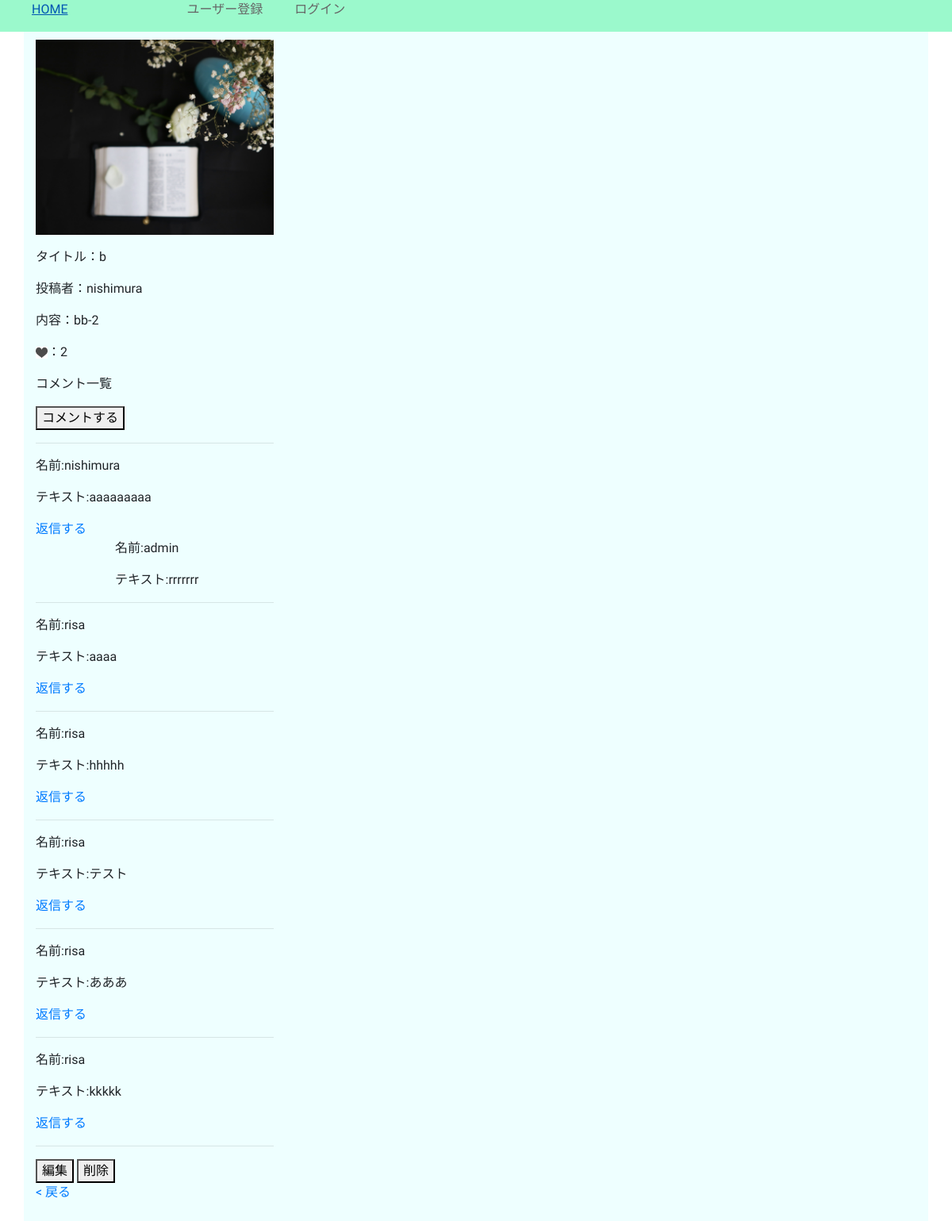
The page /detail/2/ on the database its author committed.
### boardapp/models.py (models this page shows, shortened)
class BoardModel(models.Model):
    title = models.CharField(max_length=100)
    content = models.TextField()
    author = models.CharField(max_length=100)
    images = models.ImageField(upload_to='')
    good = models.IntegerField(null=True, blank=True, default=0)
    created_at = models.DateTimeField(auto_now_add=True)
    updated_at = models.DateTimeField(auto_now=True)

class Comment(models.Model):
    name = models.CharField(max_length=100,blank=True)
    text = models.TextField()
    target = models.ForeignKey(BoardModel, null=True, on_delete=models.CASCADE)
    is_public = models.BooleanField(default=True)
    created_date = models.DateTimeField(default=timezone.now)

class Reply(models.Model):
    name = models.CharField(max_length=100,blank=True)
    text = models.TextField()
    target = models.ForeignKey(Comment,on_delete=models.CASCADE)
    is_public = models.BooleanField(default=True)
    created_date = models.DateTimeField(default=timezone.now)

### boardapp/views.py (the view)
# urls.py: path('detail/<int:pk>/', detailfunc, name='detail'),
def detailfunc(request, pk):
    object = BoardModel.objects.get(pk=pk)
    return render(request, 'detail.html', {'object':object})

### templates/detail.html
{% extends 'base.html' %}
{% load static %}
{% block customcss %}
<link rel="stylesheet" type='text/css' href="{% static 'home.css'%}">
{% endblock customcss %}
{% block header %}
<div class="header">
{% if user.is_authenticated %}
  <a href="{% url 'list' %}" class="text1">HOME</a>
  <a href="{% url 'create' %}" class="text2">新規投稿</a>
  <a href="{% url 'logout' %}" class="text3">ログアウト</a>
{% else %}
  <a href="{% url 'list' %}" class="text1">HOME</a>
  <a href="{% url 'signup' %}" class="text2">ユーザー登録</a>
  <a href="{% url 'login' %}" class="text3">ログイン</a>
{% endif %}
</div>
{% endblock header %}
{% block content %}
<div class="container">
  <div>
    <p><img src='{{ object.images.url }}' width=300 ></p>
    <p>タイトル：{{ object.title }}</p>
    <p>投稿者：{{ object.author }}</p>
    <p>内容：{{ object.content }}</p>
    <p><a href="{% url 'good' object.pk %}"><img src="{% static 'images/goodmark.jpg' %}" width=15 height=15></a>：{{ object.good }}</p>
    <p>コメント一覧</p>
    <a href="{% url 'comment' object.pk %}"><button type="submit">コメントする</button></a>
    <hr>
    {% for comment in object.comment_set.all %}
        <p>名前:{{ comment.name }}</p>
        <p>テキスト:{{ comment.text }}</p>
        <a href="{% url 'reply' object.pk %}">返信する</a><br>
        {% for reply in comment.reply_set.all %}
          <div style="margin-left:100px;">
             <p>名前:{{ reply.name }}</p>
             <p>テキスト:{{ reply.text }}</p>
          </div>
        {% endfor %}
        <hr>
    {% endfor %}
    {% if request.user.id == object.author_id %}
      <a href="{% url 'update' object.pk %}"><button type="submit">編集</button></a>
      <a href="{% url 'delete' object.pk %}"><button type="submit">削除</button></a>
    {% endif %}
    <p><a href='JavaScript:history.back()'>&lt; 戻る</a></p>
  </div>
</div>
{% endblock content %}

### static/home.css (style rules this page uses)
.header { background-color: #9BF9CC; display: flex; flex-wrap: nowrap; height: 40px; }
.text1 { color: #666666; font-family: 'M PLUS Rounded 1c', sans-serif; padding-left: 40px; vertical-align: middle; }
.text2 { color: #666666; font-family: 'M PLUS Rounded 1c', sans-serif; padding-left: 150px; vertical-align: middle; }
.text3 { color: #666666; font-family: 'M PLUS Rounded 1c', sans-serif; padding-left: 40px; vertical-align: middle; }
.container { padding-top: 10px; padding-bottom: 10px; background-color: #EEFFFF; display: flex; flex-flow: row wrap; font-family: 'M PLUS Rounded 1c', sans-serif; }

### rows shown on the page
BoardModel: images (picture), title "b", author "nishimura", content "bb-2", good "2"
Comment: name "nishimura", text "aaaaaaaaa"
Reply: name "admin", text "rrrrrrr"
Comment: name "risa", text "aaaa"
Comment: name "risa", text "hhhhh"
Comment: name "risa", text "テスト"
Comment: name "risa", text "あああ"
Comment: name "risa", text "kkkkk"
